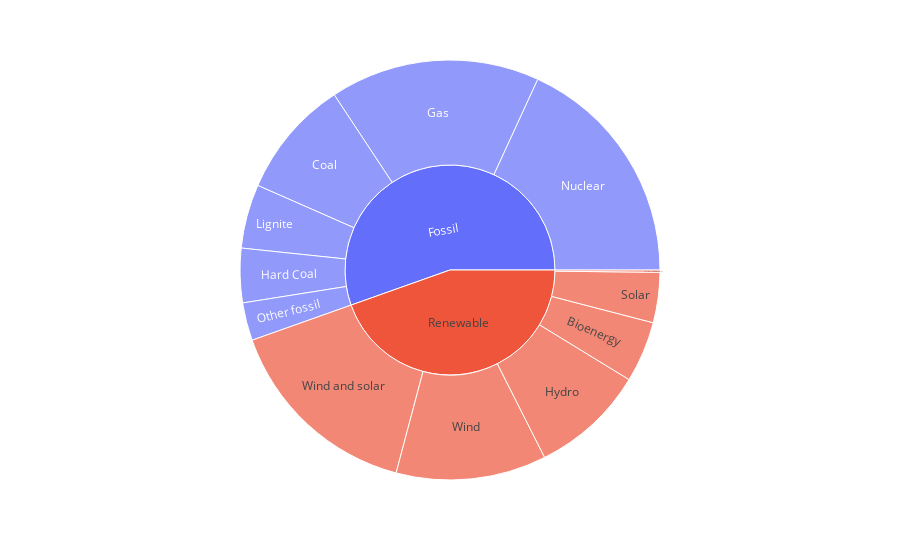

Source (notebook cell):
### Code cell
def production_share_sunburst(data, year, area):
    unwanted_variables = ['Demand', 'Production', 'Net imports', 'Fossil', 'Renewables']
    df = data[(data['Year'] == year) & (data['Area'] == area)]
    df = df[~df['Variable'].isin(unwanted_variables)]
    generation_per_kind = df.groupby(by='Kind of energy')['Generation (TWh)'].sum()
    df['Kind of Energy generation (TWh)'] = df['Kind of energy'].apply(lambda x: generation_per_kind[x])
    display(df)



    fig = px.sunburst(df, path=['Kind of energy', 'Variable'],
                        values='Share of production (%)',
                        hover_name='Variable',
                        hover_data=['Generation (TWh)', 'Change on last year (%)', 'Change on last year (TWh)'])

    fig2 =go.Figure(go.Sunburst(
        branchvalues = 'total',
        labels=fig['data'][0]['labels'].tolist(),
        parents=fig['data'][0]['parents'].tolist(),
        values=fig['data'][0]['values'].tolist(),
        ids=fig['data'][0]['ids'].tolist()
                                )
                   )
    return fig

production_share_sunburst(data, 2020, 'EU27+1')

### Figure 1 — Plotly figure (JSON) as saved in the notebook; plotly's stock layout.template omitted (floating-point values rounded to 4 significant figures)
{"data": [{"branchvalues": "total", "customdata": [[190.9, 0.09079, 0.1731], [370.0, -19.93, -92.12], [656.2, -5.88, -41.0], [169.9, -22.02, -47.98], [358.2, 8.529, 28.15], [200.2, -18.07, -44.14], [736.9, -10.41, -85.63], [118.5, -5.007, -6.244], [7.206, -0.5324, -0.03857], [157.1, 13.65, 18.87], [470.2, 9.784, 41.91], [627.3, 10.73, 60.77], ["(?)", "(?)", "(?)"], ["(?)", "(?)", "(?)"]], "domain": {"x": [0, 1], "y": [0, 1]}, "hovertemplate": "<b>%{hovertext}</b><br><br>labels=%{label}<br>Share of production (%)=%{value}<br>parent=%{parent}<br>id=%{id}<br>Generation (TWh)=%{customdata[0]}<br>Change on last year (%)=%{customdata[1]}<br>Change on last year (TWh)=%{customdata[2]}<extra></extra>", "hovertext": ["Bioenergy", "Coal", "Gas", "Hard Coal", "Hydro", "Lignite", "Nuclear", "Other fossil", "Other renewables", "Solar", "Wind", "Wind and solar", "(?)", "(?)"], "ids": ["Renewable/Bioenergy", "Fossil/Coal", "Fossil/Gas", "Fossil/Hard Coal", "Renewable/Hydro", "Fossil/Lignite", "Fossil/Nuclear", "Fossil/Other fossil", "Renewable/Other renewables", "Renewable/Solar", "Renewable/Wind", "Renewable/Wind and solar", "Fossil", "Renewable"], "labels": ["Bioenergy", "Coal", "Gas", "Hard Coal", "Hydro", "Lignite", "Nuclear", "Other fossil", "Other renewables", "Solar", "Wind", "Wind and solar", "Fossil", "Renewable"], "name": "", "parents": ["Renewable", "Fossil", "Fossil", "Fossil", "Renewable", "Fossil", "Fossil", "Fossil", "Renewable", "Renewable", "Renewable", "Renewable", "", ""], "type": "sunburst", "values": [6.227, 12.07, 21.41, 5.542, 11.68, 6.53, 24.04, 3.865, 0.2351, 5.124, 15.34, 20.46, 73.46, 59.08]}], "layout": {"legend": {"tracegroupgap": 0}, "margin": {"t": 60}}}
